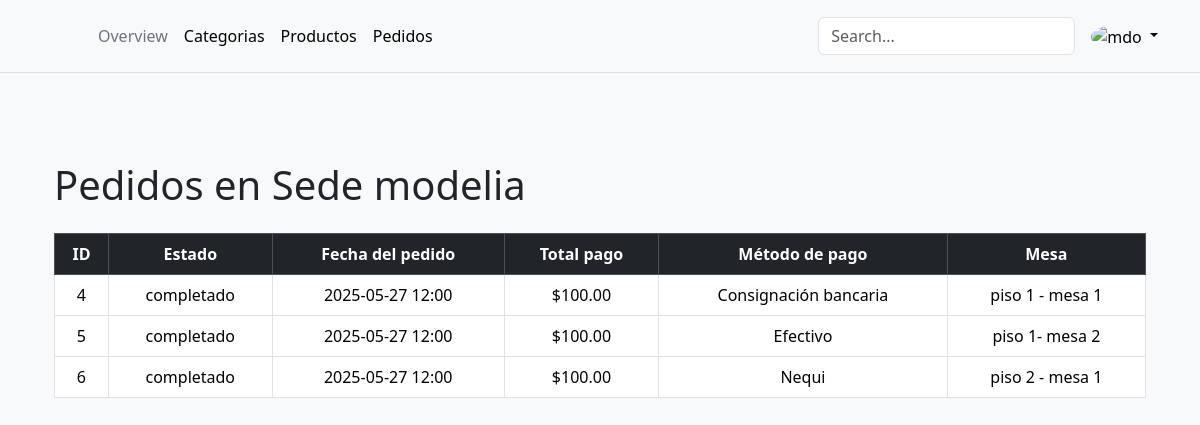
The page /cajero/pedidos/ (signed in) on the database as committed earlier.
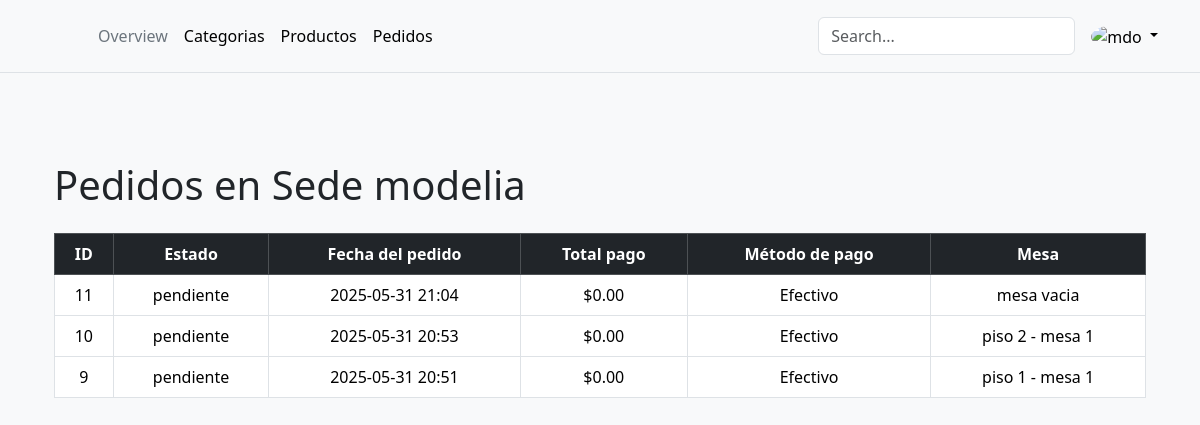
The same page on the database as committed later.
### cajero/models.py (models this page shows, shortened)
class Pedido(models.Model):
    ESTADO = (
        (0, 'pendiente'),
        (1, 'completado'),
    )
    estado = models.BooleanField(choices=ESTADO, default=0, verbose_name='Estado del pedido')
    fecha_pedido = models.DateTimeField(auto_now_add=True, verbose_name='Fecha del pedido')
    pago_total = models.DecimalField(max_digits=10, decimal_places=2, verbose_name='Pago total del pedido')
    metodo_pago = models.ForeignKey(
        MetodoPago, on_delete=models.DO_NOTHING, related_name='pedido_metodo', verbose_name='Método de pago'
    )
    mesa = models.ForeignKey(
        Mesa, on_delete=models.DO_NOTHING, related_name='pedido_mesa', verbose_name='Mesa asignada'
    )
    productos = models.ManyToManyField(
        Producto, through='DetallePedido', related_name='pedidos', verbose_name='Productos del pedido'
    )

class MetodoPago(models.Model):
    ESTADO = (
    (0, 'disponible'),
    (1, 'ocupado')
    )
    nombre = models.CharField(max_length=45, verbose_name='Nombre del método de pago')
    estado = models.BooleanField(choices=ESTADO, default=0, verbose_name='Estado de la mesa')

### mesero/models.py (models this page shows, shortened)
class Mesa(models.Model):
    ESTADO = (
    (0, 'disponible'),
    (1, 'ocupado')
    )
    nombre = models.CharField(max_length=100, verbose_name='Nombre de la mesa')
    capacidad = models.IntegerField(verbose_name='Capacidad de la mesa')
    estado = models.BooleanField(choices=ESTADO, default=0, verbose_name='Estado de la mesa')
    sede = models.ForeignKey(
        Sede,
        on_delete=models.CASCADE,
        null=False,
        blank=False,
        related_name='mesas',
        verbose_name='Sede asignada'
    )

### cajero/views.py (the view)
# urls.py: path('pedidos/', PedidoListView.as_view(), name='pedido_list'),
class PedidoListView(LoginRequiredMixin, ListView):
    model = Pedido
    template_name = 'factura/pedido_list.html'
    context_object_name = 'pedidos'
    def get_queryset(self):
        user_sede = self.request.user.sede
        return Pedido.objects.filter(mesa__sede=user_sede).order_by('-fecha_pedido')
    def get_context_data(self, **kwargs):
        ctx = super().get_context_data(**kwargs)
        ctx['sede']    = self.request.user.sede
        ctx['usuario'] = self.request.user
        return ctx

### cajero/templates/factura/pedido_list.html
{% extends 'base.html' %}
{% load humanize %}
{% block content %}
<div class="container mt-4">
  <h1 class="mb-4">Pedidos en {{ sede.nombre }}</h1>
  <div class="table-responsive">
    <table class="table table-bordered table-hover text-center align-middle">
      <thead class="table-dark">
        <tr>
          <th>ID</th>
          <th>Estado</th>
          <th>Fecha del pedido</th>
          <th>Total pago</th>
          <th>Método de pago</th>
          <th>Mesa</th>
        </tr>
      </thead>
      <tbody>
        {% for pedido in pedidos %}
        <tr>
          <td>{{ pedido.pk }}</td>
          <td>{{ pedido.get_estado_display }}</td>
          <td>{{ pedido.fecha_pedido|date:"Y-m-d H:i" }}</td>
          <td>${{ pedido.pago_total|floatformat:2|intcomma }}</td>
          <td>{{ pedido.metodo_pago.nombre }}</td>
          <td>{{ pedido.mesa.nombre }}</td>
        </tr>
        {% empty %}
        <tr>
          <td colspan="6" class="text-center">No hay pedidos en esta sede.</td>
        </tr>
        {% endfor %}
      </tbody>
    </table>
  </div>
</div>
{% endblock %}

Rows that differ between the two databases and show on the page:
removed Pedido: pk "4", estado "completado", fecha_pedido "2025-05-27 12:00", pago_total "100.00", metodo_pago.nombre "Consignación bancaria", mesa.nombre "piso 1 - mesa 1"
removed Pedido: pk "5", estado "completado", fecha_pedido "2025-05-27 12:00", pago_total "100.00", metodo_pago.nombre "Efectivo", mesa.nombre "piso 1- mesa 2"
removed Pedido: pk "6", estado "completado", fecha_pedido "2025-05-27 12:00", pago_total "100.00", metodo_pago.nombre "Nequi", mesa.nombre "piso 2 - mesa 1"
added Pedido: pk "11", estado "pendiente", fecha_pedido "2025-05-31 21:04", pago_total "0.00", metodo_pago.nombre "Efectivo", mesa.nombre "mesa vacia"
added Pedido: pk "10", estado "pendiente", fecha_pedido "2025-05-31 20:53", pago_total "0.00", metodo_pago.nombre "Efectivo", mesa.nombre "piso 2 - mesa 1"
added Pedido: pk "9", estado "pendiente", fecha_pedido "2025-05-31 20:51", pago_total "0.00", metodo_pago.nombre "Efectivo", mesa.nombre "piso 1 - mesa 1"
